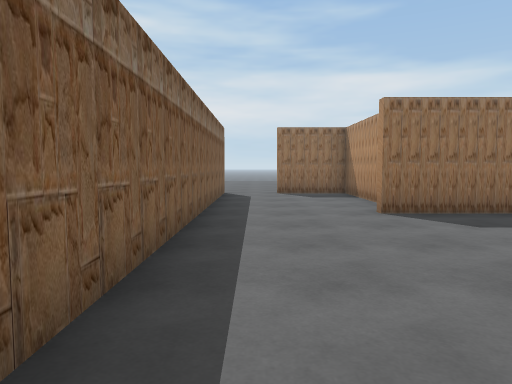
view 1 (above)

15 first-person views from a walk through a scene from a Unity 3-D project. The camera is 1.3 m above the floor, tilts 4° down and sees 70° across. The floor is counted in squares, 1.53 m on a side. Each view is taken from the middle of a square. On the plan, view 1 faces up. The plan holds only what a view shows up to about 12 squares ahead; the rest is blank. The place goes on beyond the plan. The player character is not drawn.

view 2
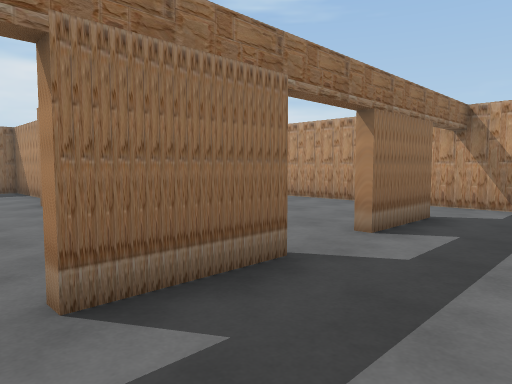

view 3
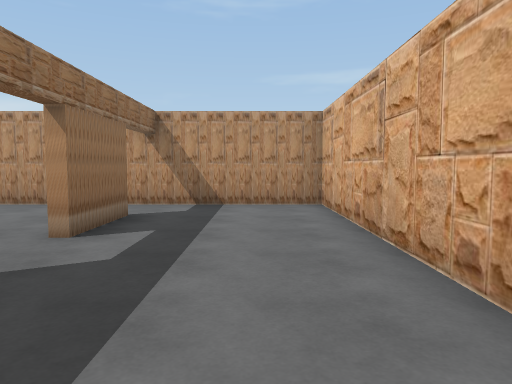

view 4
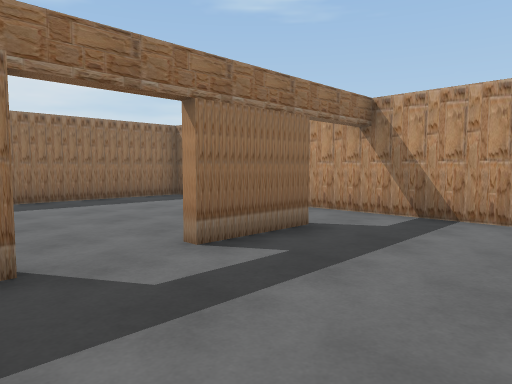

view 5
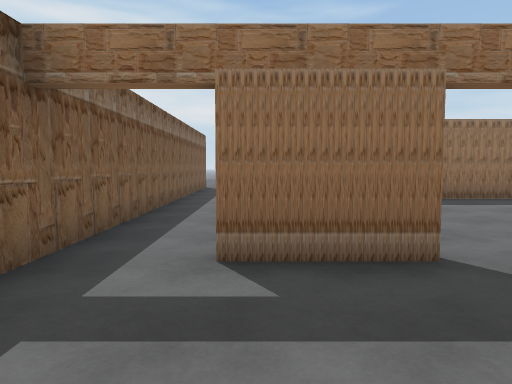

view 6
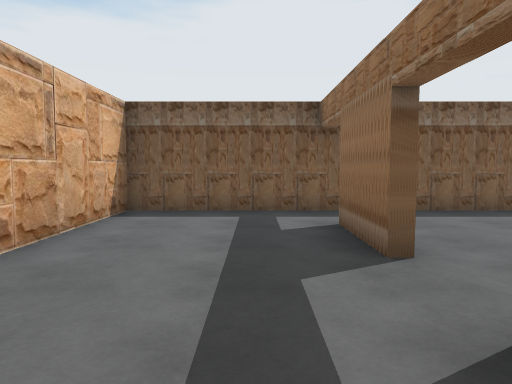

view 7
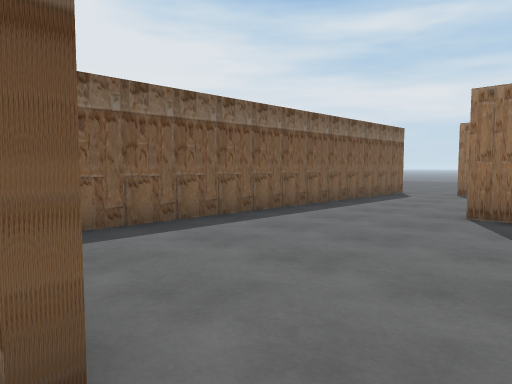

view 8
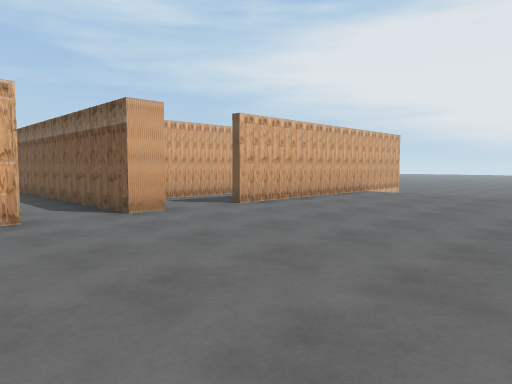

view 9
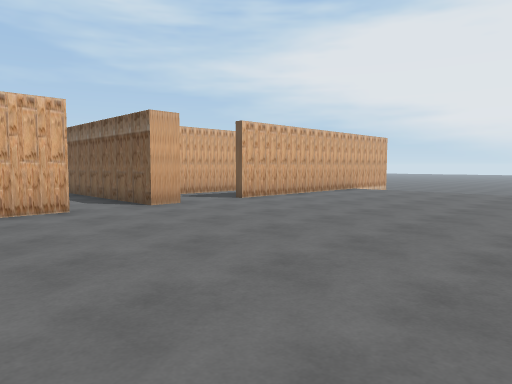

view 10
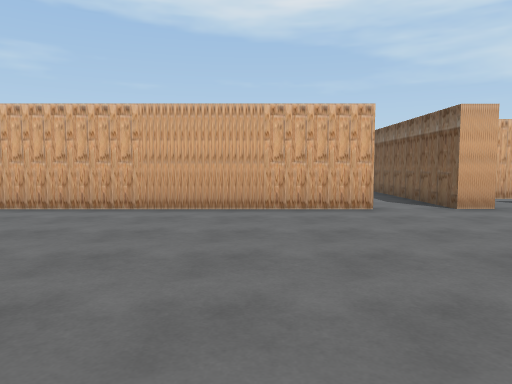

view 11
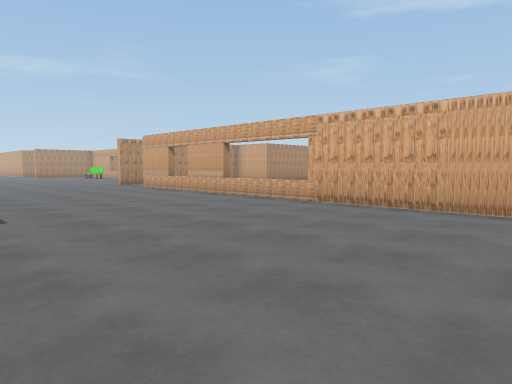

view 12
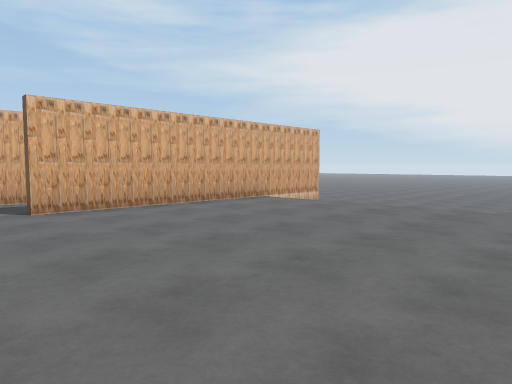

view 13
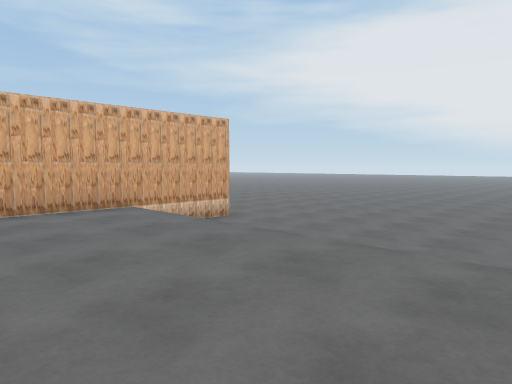

view 14
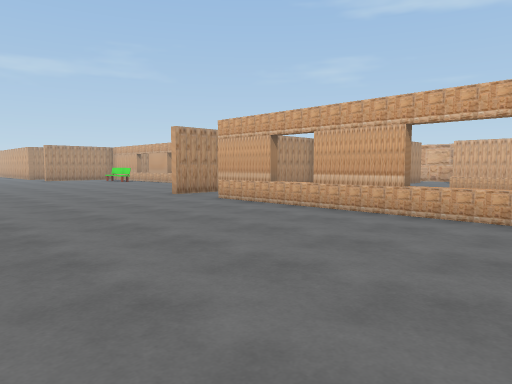

view 15
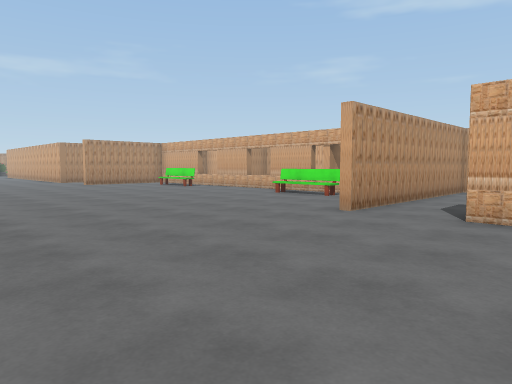

### Floor plan
Key: @ floor where view 1 was taken; # wall or solid block; . main floor; - floor 0.75 m lower than the main floor; = window, fence, low wall or low ledge; B bench.
Columns run from 11 left of view 1 to 28 right of it. Each row starts with its distance up from view 1.
 19   ........ .......
 18 --......................  ....
 17 --.................................
 16 --......................................
 15 --......................................
 14 --......................................
 13 --.....................................
 12 ########....########===##=###.........
 11        ..##...#              .#......
 10       ... #...#             ..#.....
  9      ######...#             ..# BBB
  8           #...#              .#  #
  7           #...######         .#
  6           #........#         .#
  5           #........#  #==     #
  4           #........#
  3           #........#
  2           #........#
  1           #........#
  0           #@##..##.#
 -1           #........#
 -2           #........#
 -3           #........#
 -4           ##########

Positions as (right, up) in squares from view 1, and headings:
1: (0, 0), facing up
2: (0, -2), facing up-right
3: (0, -2), facing right
4: (2, -3), facing up-right
5: (1, -3), facing up
6: (6, -1), facing left
7: (4, 0), facing up-left
8: (2, 18), facing down-left
9: (3, 19), facing down-left
10: (3, 19), facing down
11: (3, 19), facing down-right
12: (-2, 19), facing down-left
13: (-6, 19), facing down-left
14: (9, 18), facing down-right
15: (15, 18), facing down-right
